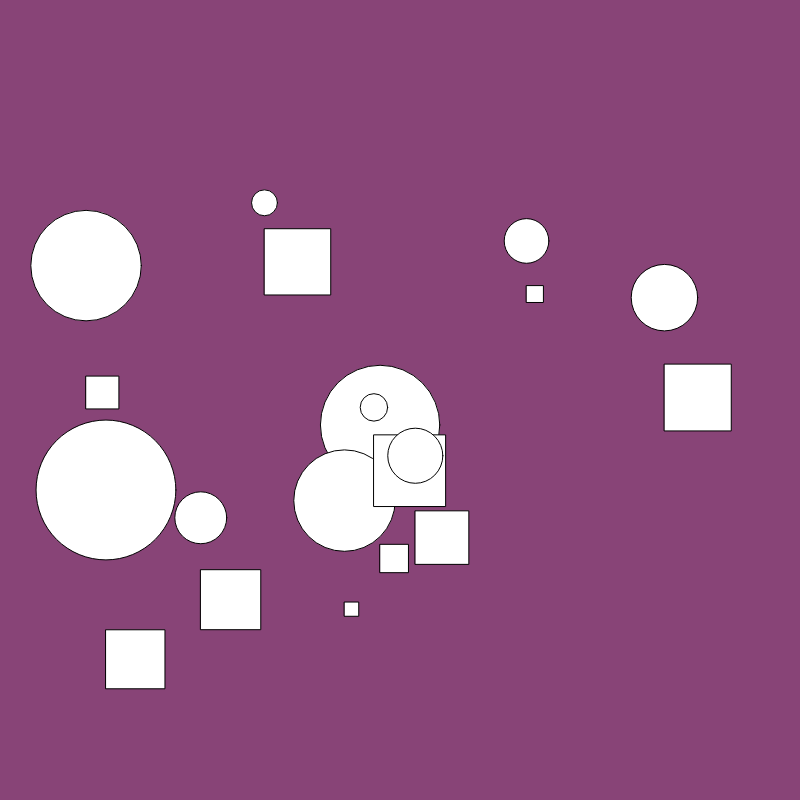
Frame 1 (no input)
Frame 60 (no input): identical to frame 1, image omitted
Frame 120 (the mouse pressed at the canvas centre since frame 60): identical to frame 1, image omitted

The p5.js sketch that drew this single still picture (run headless with seeded random() and noise() and a simulated clock; from frame 60 on, the mouse is pressed at the canvas centre):

// p5.js sketch
// ── sketch.js
class Balloon
{
    constructor ( pos, load, inflation )
    {
        this.load = load;

        this.pos = pos;

        this.inflation = inflation
    }

    update ()
    {
    }

    display ()
    {
        square ( this.pos.x, this.pos.y, this.load );

        circle ( this.pos.x, this.pos.y - this.inflation/2, this.inflation/2 );
    }
}

let balloons = [];

function setup() 
{
    createCanvas(800, 800);

    for ( let i=0; i < 10; i++ )
    {
        let load = random ( 10, 80 );

        let pos = createVector ( random ( load, width-load ),
                                 random ( load, height-load ) );

        let inflation = random ( 0, 300 );

        balloons.push ( new Balloon ( pos, load, inflation ) );
    }
}

function draw() 
{
    background ( '#884477' );

    balloons.forEach ( ( b ) =>
    {
        b.update ();
        b.display ();
    });
}
